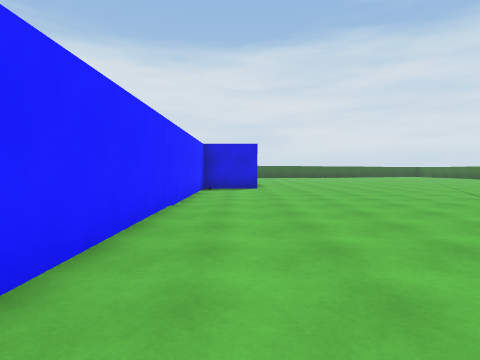
View 1 (above)

24 first-person views from a walk through a Unity game level. The camera is 1.3 m above the floor, tilts 2° down and sees 75° across. Doors are open. The floor is counted in squares, 2 m on a side. Each view is taken from the middle of a square. On the plan, view 1 faces up. The plan holds only what a view shows up to about 10 squares ahead; the rest is blank. The player is left out.

View 2
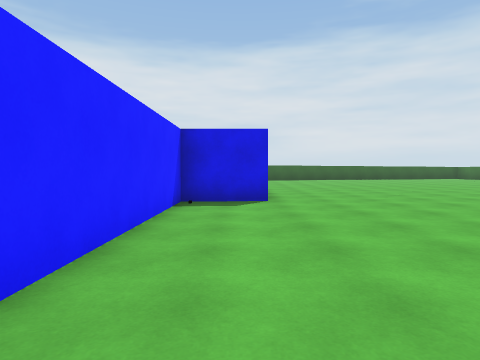

View 3
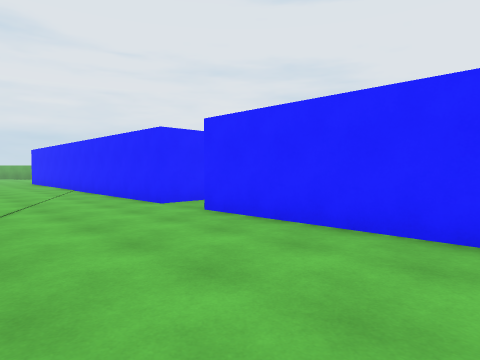

View 4
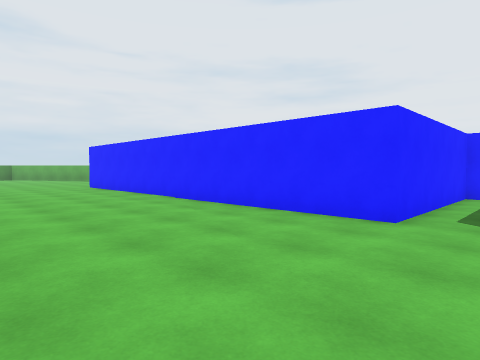

View 5
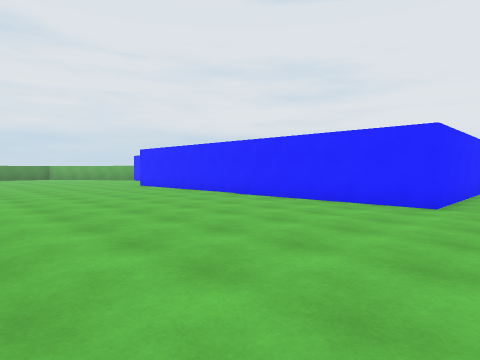

View 6
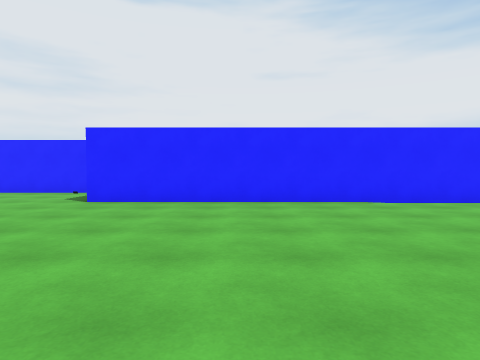

View 7
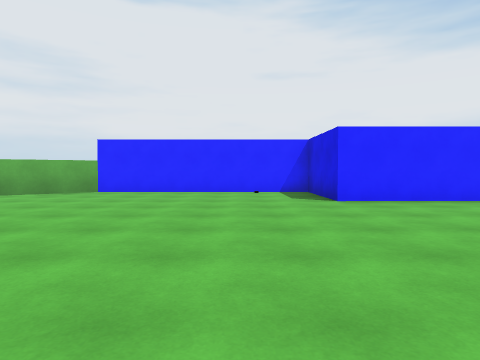

View 8
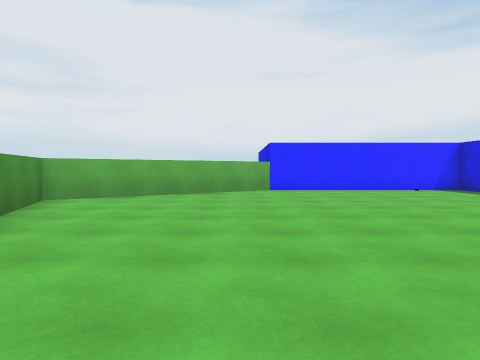

View 9
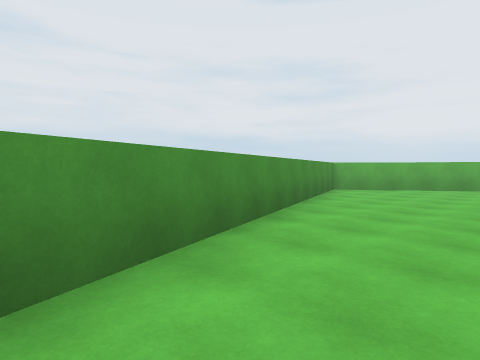

View 10
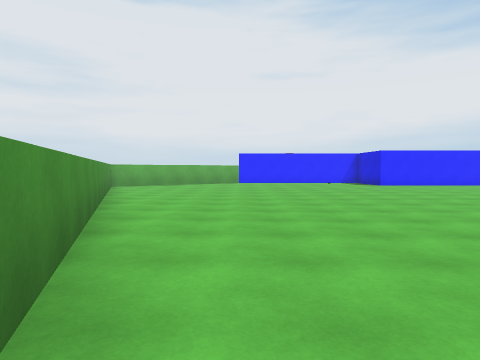

View 11
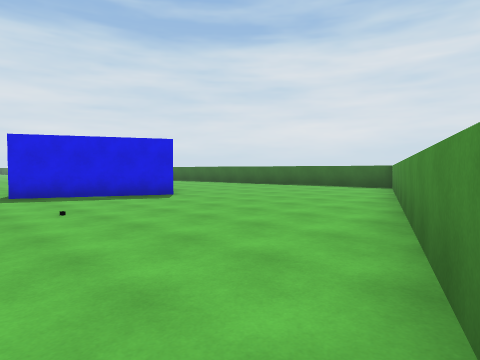

View 12
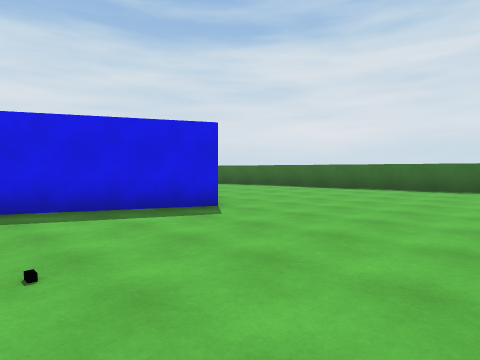

View 13
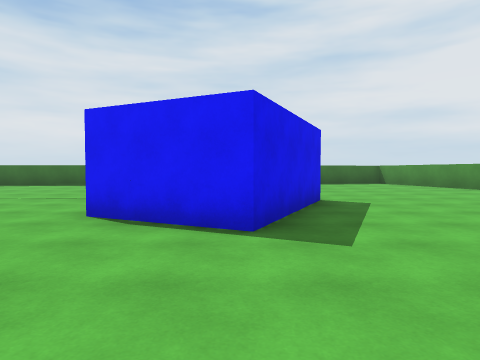

View 14
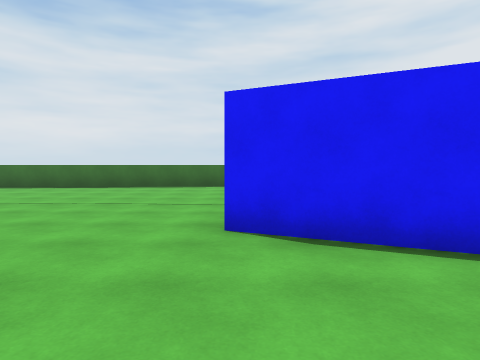

View 15
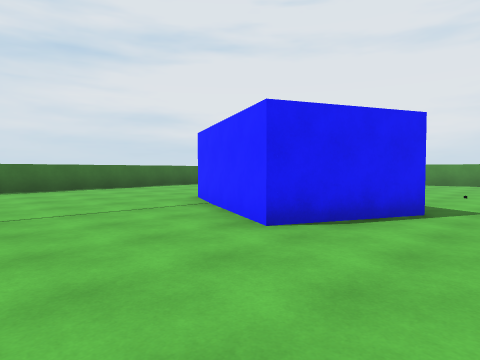

View 16
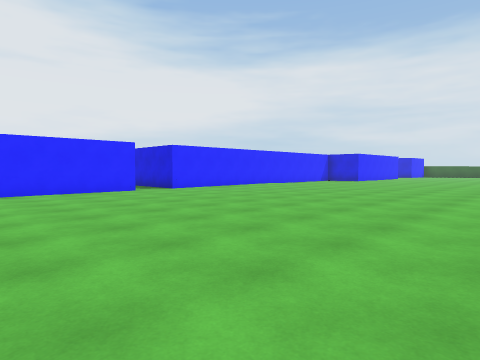

View 17
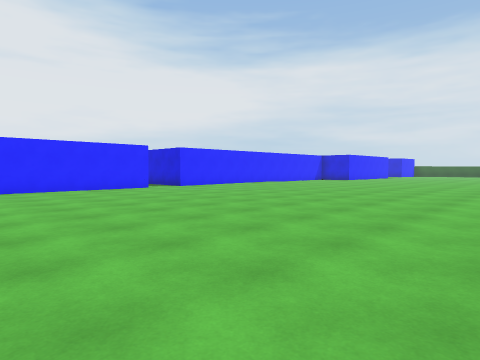

View 18
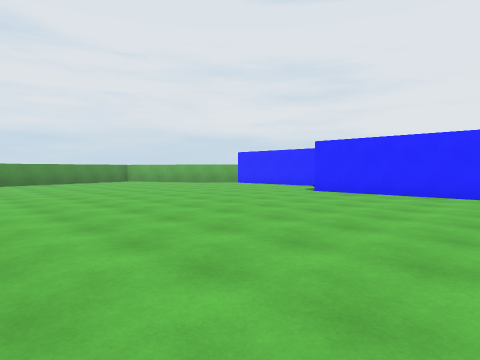

View 19
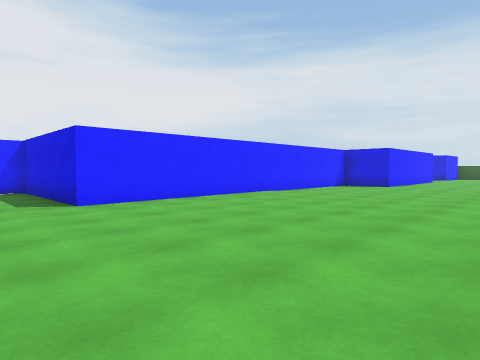

View 20
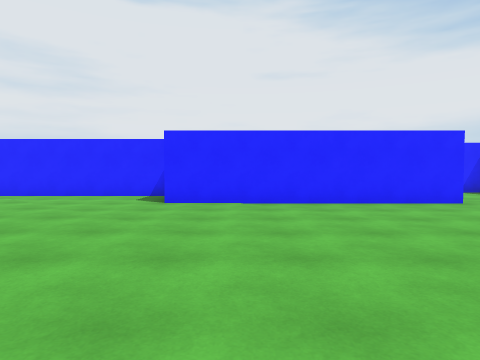

View 21
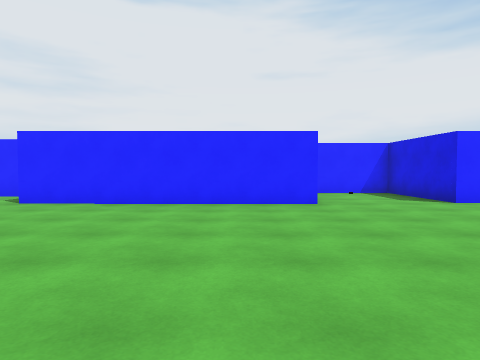

View 22
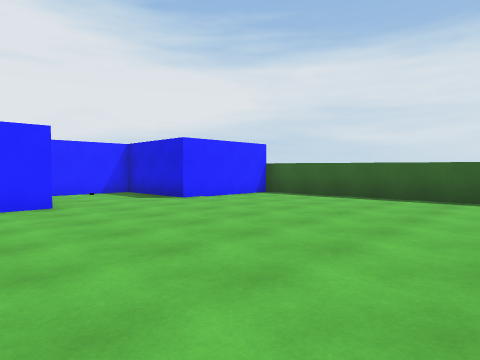

View 23
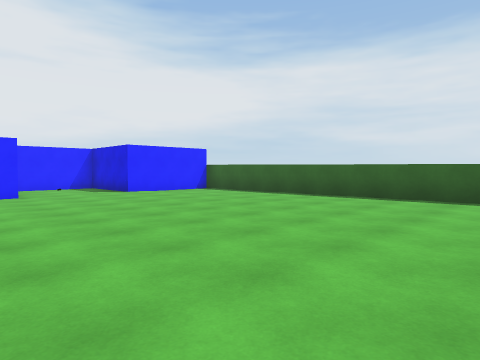

View 24
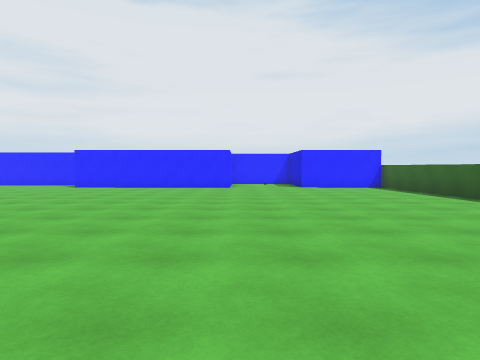

### Floor plan
Points are (right, up) in squares from view 1. A wall is a line through its corners. A room is listed if a view was taken in it or the views show most of it. See-through windows are left out.
Room 1 (views 1, 2, 3, 4, 5, 6, 7, 8, 9, 10, 11, 12, 13, 14, 15, 16, 17, 18, 19, 20, 21, 22, 23, 24)
walls: (16, -5.7) (15.5, -1.6); (0.6, 11.6) (0.6, 10.4) (-1.2, 10.4) (-1.2, 0) (-5.7, 0) (-5.7, -1.4) (-1.2, -1.4) (-1.2, -12) (-3.9, -12) (-3.9, -13.5); (11.8, -12.8) (8.3, -11.1) (9.4, -8.8) (12.8, -10.4); (-3.9, -14.5) (-3.9, -18) (-0.6, -23.2) (17.3, -16.5) (16.2, -7.2); (-0.4, 19.5) (-2.4, 19.5) (-2.4, 17.2); (9.1, 22.4) (0.6, 22.6) (0.6, 20.4)

Positions as (right, up) in squares from view 1, and headings:
1: (0, 0), facing up
2: (0, 4), facing up
3: (2, 4), facing down-left
4: (3, 0), facing down-left
5: (5, 0), facing down-left
6: (5, -9), facing left
7: (5, -14), facing left
8: (6, -19), facing left
9: (9, -18), facing down-left
10: (12, -18), facing left
11: (7, -20), facing up-right
12: (8, -17), facing up-right
13: (5, -11), facing right
14: (6, -9), facing right
15: (7, -6), facing down-right
16: (8, -6), facing up-left
17: (9, -7), facing up-left
18: (7, -7), facing down-left
19: (5, -2), facing up-left
20: (7, 12), facing left
21: (7, 15), facing left
22: (7, 15), facing up-left
23: (10, 15), facing up-left
24: (13, 17), facing left
